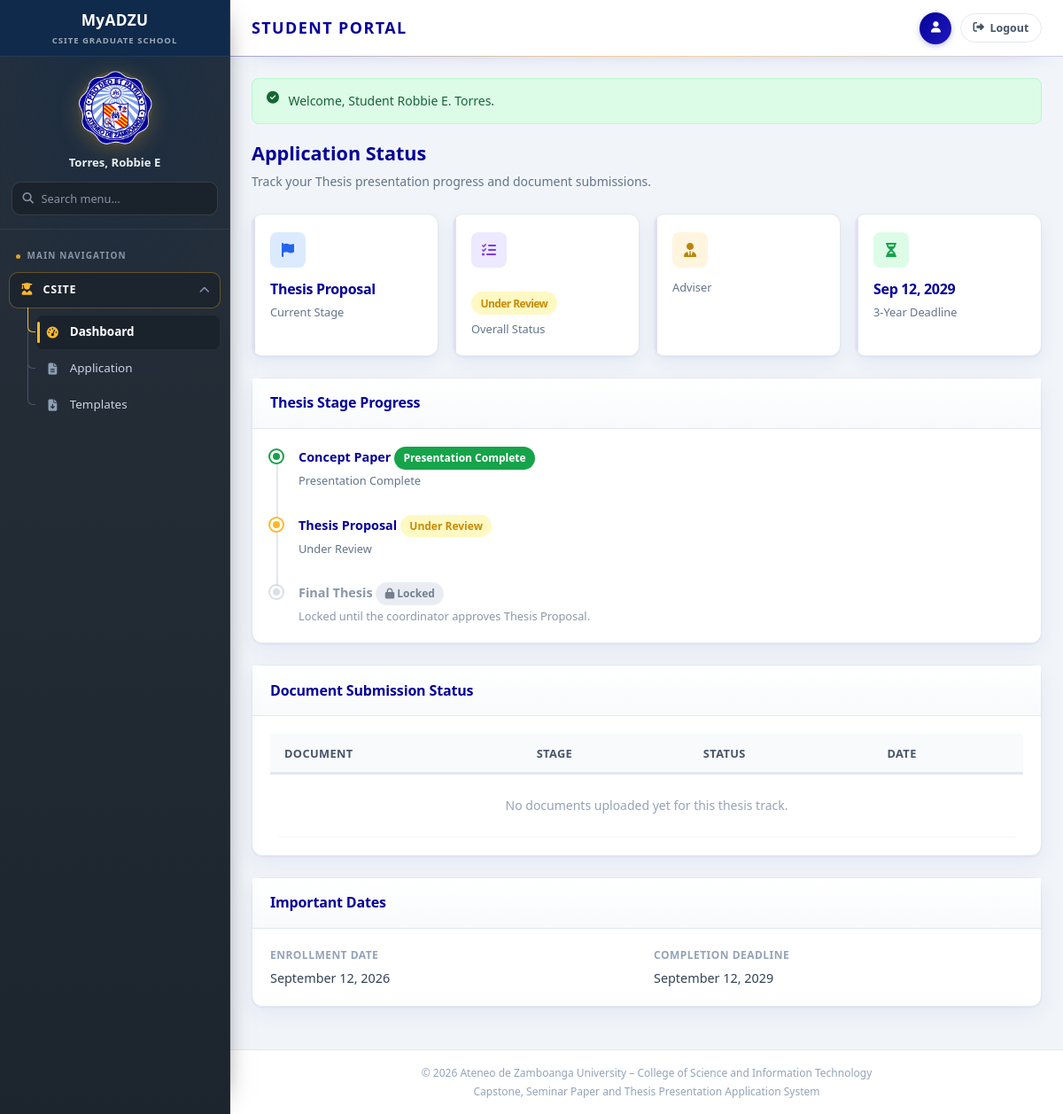
The page /student/status.php (signed in) on the database its author committed.
### tables this page shows
CREATE TABLE `students` (
  `student_id` int(11) NOT NULL,
  `user_id` int(11) NOT NULL,
  `first_name` varchar(50) NOT NULL,
  `last_name` varchar(50) NOT NULL,
  `middle_initial` varchar(5) DEFAULT NULL,
  `age` int(11) NOT NULL,
  `gender` varchar(20) NOT NULL,
  `program` varchar(100) NOT NULL,
  `track` enum('thesis','capstone','seminar') NOT NULL,
  `adviser_name` varchar(150) DEFAULT NULL,
  `enrollment_date` date DEFAULT NULL,
  `archived_at` timestamp NULL DEFAULT NULL
);

CREATE TABLE `workflow_stages` (
  `stage_id` int(11) NOT NULL,
  `track_id` int(11) NOT NULL,
  `stage_key` varchar(50) NOT NULL,
  `stage_label` varchar(100) NOT NULL,
  `stage_order` int(11) NOT NULL DEFAULT 1,
  `is_required` tinyint(1) NOT NULL DEFAULT 1,
  `created_at` timestamp NOT NULL DEFAULT current_timestamp()
);

### student/status.php (the view, shortened to what the rows shown need)
<?php
require_once __DIR__ . '/../includes/config/config.php';
require_once __DIR__ . '/../includes/config/db.php';
$mockStudent = currentStudentProfile($mockStudent);
$track       = $mockStudent['track'];
$workflow    = getWorkflow($track);
$stages      = $workflow['stages'];
$progress    = getStudentProgress($mockStudent['email'], $track);
$uploads     = uploadsForEmail($mockStudent['email']);
$currentIndex = workflowCurrentIndex($progress, $stages);
$currentProgress = $progress[$currentIndex] ?? ['stageStatus' => 'pending'];
$currentStage = $stages[$currentIndex] ?? null;
require_once __DIR__ . '/../includes/layout/header.php';
?>
<div class="page-header">
    <h2>Application Status</h2>
    <p>Track your <?= htmlspecialchars(getTrackLabel($track)) ?> presentation progress and document submissions.</p>
</div>
<div class="stats-grid">
    <div class="stat-card">
        <div class="stat-icon blue"><i class="fas fa-flag"></i></div>
        <div class="stat-value" style="font-size:1rem;"><?= htmlspecialchars($currentStage['label'] ?? 'Not Started') ?></div>
        <div class="stat-label">Current Stage</div>
    </div>
        <div class="stat-value"><?= statusBadge($currentProgress['stageStatus'] ?? 'pending') ?></div>
</div>
<div class="card">
    <div class="card-header"><h3><?= htmlspecialchars(getTrackLabel($track)) ?> Stage Progress</h3></div>
    <div class="card-body">
        <div class="progress-timeline">
            <?php
            $currentIndex = workflowCurrentIndex($progress, $stages);
            $lockStates = stageLockStates($stages, $currentIndex);
            foreach ($stages as $idx => $stage):
                $p = $progress[$idx] ?? ['stageStatus' => 'pending'];
                $st = $p['stageStatus'];
                $isLocked = $lockStates[$stage['key']]['locked'] ?? false;
                $class = in_array($st, ['completed', 'approved'], true) ? 'completed' : ($st !== 'not_started' && $st !== 'pending' ? 'active' : 'pending');
                if ($isLocked) {
                    $class = 'locked';
                }
            ?>
            <div class="timeline-item <?= $class ?>">
                <div class="timeline-dot"></div>
                <div class="timeline-content">
                    <h4>
                        <?= htmlspecialchars($stage['label']) ?>
                        <?php if ($isLocked): ?>
                            <span class="status-badge status-locked"><i class="fas fa-lock" aria-hidden="true"></i> Locked</span>
                        <?php else: ?>
                            <?= statusBadge($st) ?>
                        <?php endif; ?>
                    </h4>
                    <p><?= htmlspecialchars($isLocked ? ($lockStates[$stage['key']]['reason'] ?? 'Locked until the coordinator approves the progression.') : ($p['coordinatorComments'] ?: (STATUSES[$st]['label'] ?? $st))) ?></p>
                </div>
            </div>
            <?php endforeach; ?>
        </div>
    </div>
</div>
<div class="card">
    <div class="card-body">
        <div class="table-responsive">
            <table class="data-table">
                <thead>
                    <tr><th>Document</th><th>Stage</th><th>Status</th><th>Date</th></tr>
                </thead>
                <tbody>
                    <?php if (!$uploads): ?>
                    <tr><td colspan="4" style="text-align:center;color:var(--gray-400);padding:1.5rem;">No documents uploaded yet for this <?= htmlspecialchars(strtolower(getTrackLabel($track))) ?> track.</td></tr>
                    <?php endif; ?>
                </tbody>
            </table>
        </div>
    </div>
</div>
<div class="card">
    <div class="card-body">
        <div class="detail-grid">
            <div class="detail-item">
                <label>Enrollment Date</label>
                <span><?= date('F d, Y', strtotime($mockStudent['enroll_date'])) ?></span>
            </div>
        </div>
    </div>
</div>
<?php require_once __DIR__ . '/../includes/layout/footer.php'; ?>

### includes/config/modules/10-ui-and-urls.php (shortened to what the rows shown need)
<?php
function statusBadge(string $status): string {
    $info = STATUSES[$status] ?? ['label' => ucfirst($status), 'class' => 'status-pending'];
    return '<span class="status-badge ' . $info['class'] . '">' . htmlspecialchars($info['label']) . '</span>';
}
function getTrackLabel(string $track): string {
    return 'Thesis';
}

### rows shown on the page
students: track "Thesis", track "thesis", enrollment_date "September 12, 2026"
workflow_stages: stage_label "Thesis Proposal", label "Under Review", stage_key "Under Review"
workflow_stages: stage_label "Concept Paper", label "Presentation Complete", stage_key "Presentation Complete"
workflow_stages: stage_label "Final Thesis", shows "Locked", stage_key "Locked until the coordinator approves Thesis Proposal."

### other values the page prints
$userName "Torres, Robbie E"
$item['label'] "Dashboard"
$item['label'] "Application"
$item['label'] "Templates"
$flash['message'] "Welcome, Student Robbie E. Torres."
$info['label'] "Under Review"
date('M d, Y', strtotime($mockStudent['completion_deadline'])) "Sep 12, 2029"
date('F d, Y', strtotime($mockStudent['completion_deadline'])) "September 12, 2029"
SITE_TAGLINE "Capstone, Seminar Paper and Thesis Presentation Application System"
